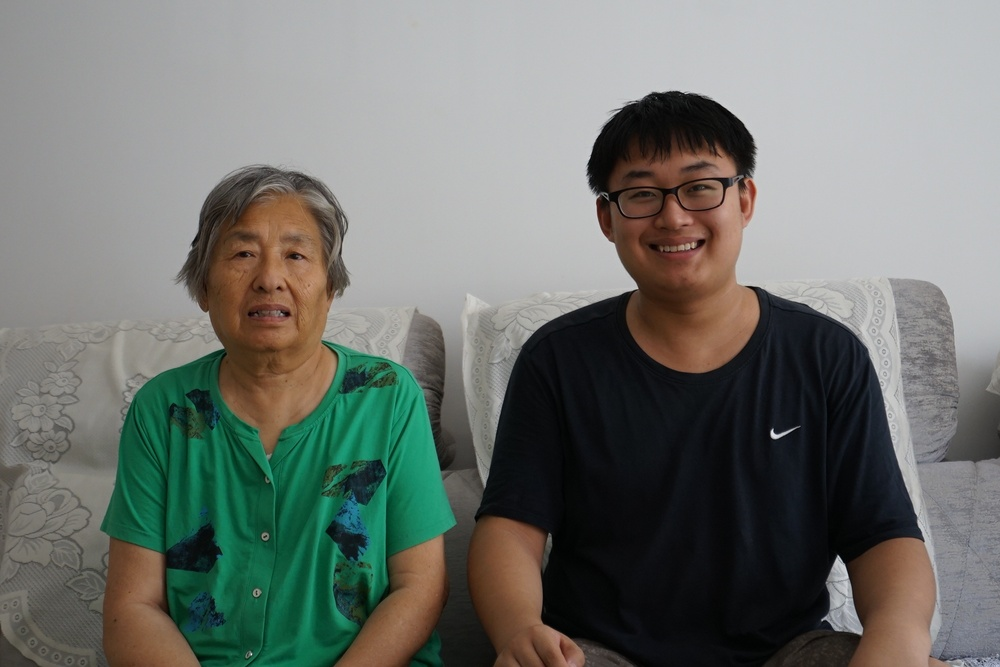
#> input picture training-data/DSC02292.JPG, 1000 x 667 px, shrunk from 1968 x 1312 before the run, found by its file name
$ python face_recognition.py   (older library calls are emulated)
#> lines starting #> are read from the running program, lines starting #| are printed output that depends on the picture; after the words box and inside, x2 and y2 are one past the last pixel; in counts of white or black regions, pixels touching at a corner belong together
import cv2
import sys

# Get user supplied values
#imagePath = '/home/pi/IoT_Control_Center_pi/training-data/image4.jpg'
imagePath = '/home/pi/IoT_Control_Center_pi/training-data/DSC02292.JPG'
cascPath = "/home/pi/IoT_Control_Center_pi/training-data/haarcascade_frontalface_default.xml"

# For each person, one face id
face_id = 1

# Initialize sample face image
count = 0

# Create the haar cascade
faceCascade = cv2.CascadeClassifier(cascPath)

# Read the image
image = cv2.imread(imagePath)
#> image is the input picture: shape (667, 1000, 3); mean B, G, R 110.1, 115.7, 111.5
gray = cv2.cvtColor(image, cv2.COLOR_BGR2GRAY)
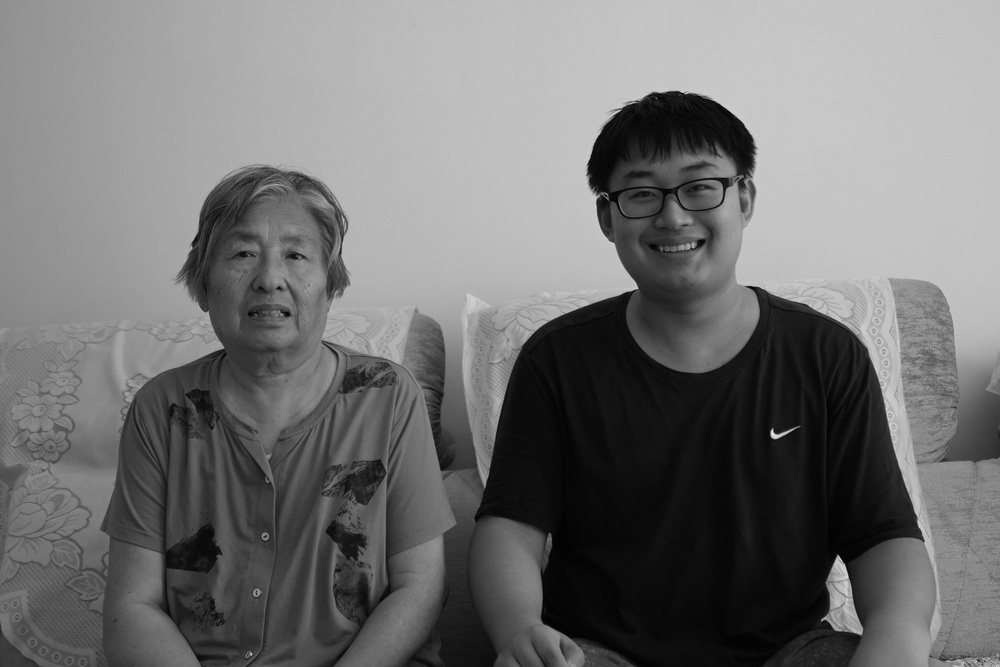
#> gray: shape (667, 1000); min 0, max 247, mean 113.8

# Detect faces in the image
faces = faceCascade.detectMultiScale(
    gray,
    scaleFactor=1.1,
    minNeighbors=5,
    minSize=(100, 100),
    #flags = cv2.cv.CV_HAAR_SCALE_IMAGE
)
#> faces = [[604, 137, 139, 139], [202, 201, 138, 138]]
print("Found {0} faces!".format(len(faces)))
#| Found 2 faces!
print(faces)
#| [[604 137 139 139]
#|  [202 201 138 138]]
# Draw a rectangle around the faces
for (x, y, w, h) in faces:
    cv2.rectangle(image, (x, y), (x+w, y+h), (0, 255, 0), 2)
        # Increment sample face image
    count += 1
        # Save the captured image into the datasets folder
    cv2.imwrite(str(face_id) + '.' + str(count) + ".jpg", gray[y:y+h,x:x+w])
#> this loop made 2 passes
#> (x, y, w, h, count) on passes 1 to 2: (604, 137, 139, 139, 1), (202, 201, 138, 138, 2)
#> pass 1, `cv2.imwrite(str(face_id) + '.' + str(count) + ".jpg", gray[y:y+h,x:x+w])`:
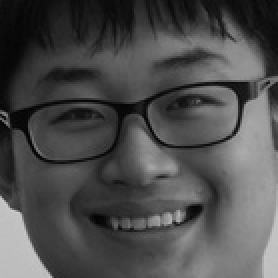
#> saved as 1.1.jpg: shape (139, 139) (shown 2 times larger); min 1, max 207, mean 77.6
#> pass 2, `cv2.imwrite(str(face_id) + '.' + str(count) + ".jpg", gray[y:y+h,x:x+w])`:
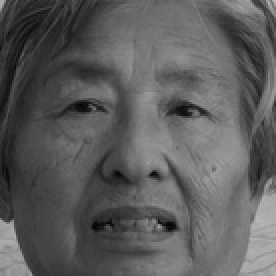
#> saved as 1.2.jpg: shape (138, 138) (shown 2 times larger); min 5, max 184, mean 91.9
#> after the loop:
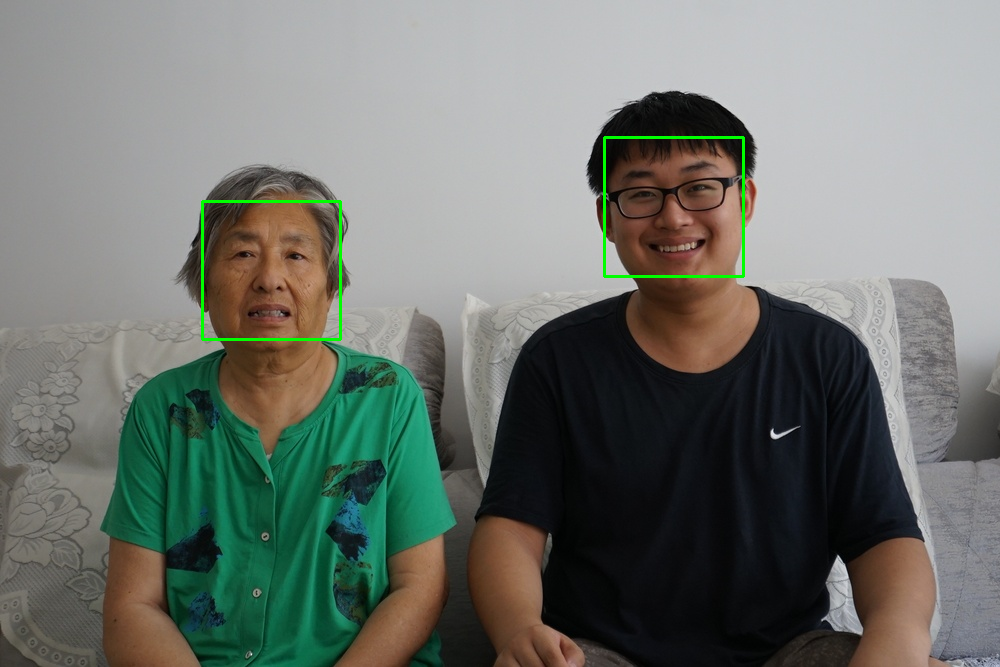
#> image: shape (667, 1000, 3); 0.5% of pixels changed, all inside (x1, y1, x2, y2) = (201, 136, 745, 341)
#> after the loop, count = 2

        # Display the video frame, with bounded rectangle on the person's face
    #cv2.imshow('frame', image)

#cv2.imshow("Faces found", image)
cv2.waitKey(0)

$ run again, with training-data/image4.jpg copied over training-data/DSC02292.JPG
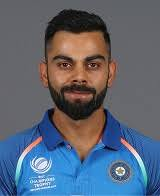
#> input picture training-data/image4.jpg, 160 x 196 px, found by its file name
#> image is the input picture: shape (196, 160, 3); mean B, G, R 116.5, 100.7, 91.3
#> `gray = cv2.cvtColor(image, cv2.COLOR_BGR2GRAY)`:
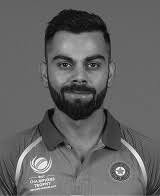
#> gray: shape (196, 160); min 2, max 254, mean 99.6
#> faces = [[26, 23, 108, 108]]
#| Found 1 faces!
#| [[ 26  23 108 108]]
#> the loop `for (x, y, w, h) in faces:` made 1 pass
#> (x, y, w, h, count) on pass 1: (26, 23, 108, 108, 1)
#> after the loop `for (x, y, w, h) in faces:`:
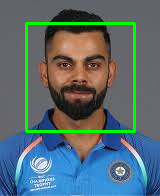
#> image: shape (196, 160, 3); 4.12% of pixels changed, all inside (x1, y1, x2, y2) = (25, 22, 136, 133)
#> after the loop `for (x, y, w, h) in faces:`: count = 1
